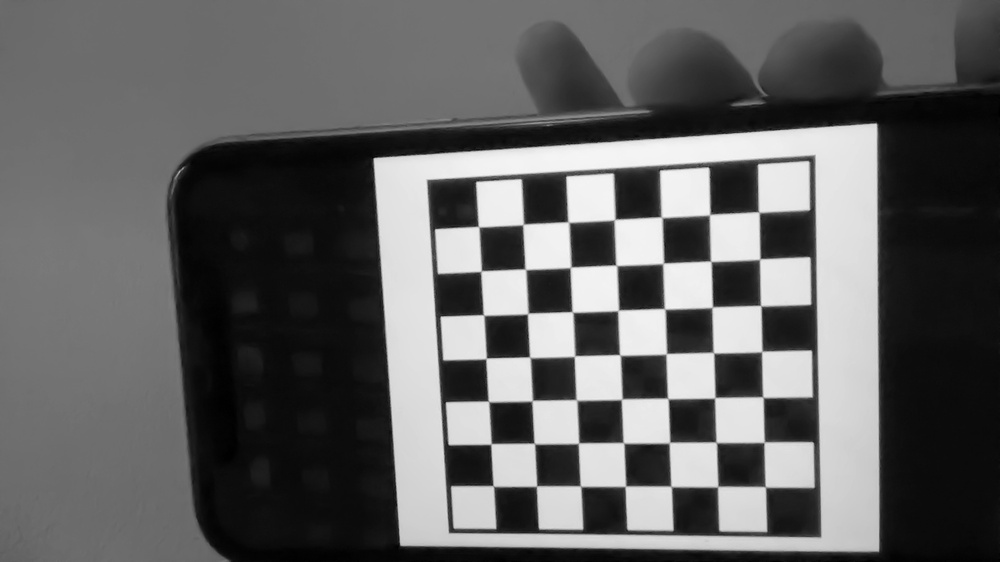
#> input picture images/image_1.jpg, 1000 x 562 px, shrunk from 1920 x 1080 before the run; its folder holds only this picture in this run
$ python utilites.py
#> lines starting #> are read from the running program, lines starting #| are printed output that depends on the picture; after the words box and inside, x2 and y2 are one past the last pixel; in counts of white or black regions, pixels touching at a corner belong together; long printed decimals are rounded
# Import required modules
import cv2
import numpy as np
import os
import glob


CHECKERBOARD = (7, 7)
criteria = (cv2.TERM_CRITERIA_EPS +
			cv2.TERM_CRITERIA_MAX_ITER, 30, 0.001)
objectp3d = np.zeros((CHECKERBOARD[0]
					* CHECKERBOARD[1],
					3), np.float32)
objectp3d[ :, :2] = np.mgrid[0:CHECKERBOARD[0],
							0:CHECKERBOARD[1]].T.reshape(-1, 2)


def find_corners(gray_img):
	ret, corners = cv2.findChessboardCorners(
				gray_img, CHECKERBOARD, None)
	if ret == True:
		corners2 = cv2.cornerSubPix(
			gray_img, corners, (11, 11), (-1, -1), criteria)
		return corners2
	return None


def calibrate_camera() :

	threedpoints = []

	twodpoints = []
	prev_img_shape = None

	images = glob.glob('images/*.jpg')
	print("nb image" , len(images))
	for filename in images:

		image = cv2.imread(filename)
#> image is the input picture: shape (562, 1000, 3); min 0, max 249, mean 97.5
		grayColor = cv2.cvtColor(image, cv2.COLOR_BGR2GRAY)
		ret, corners = cv2.findChessboardCorners(
						grayColor, CHECKERBOARD, None)
#> ret = True; corners = 49 rows, first 8: [759.1, 212.4], [760, 258.7], [760.7, 305.7], [761.9, 351.3], [762.8, 397], [764.1, 442.3], [765.6, 487], [709.5, 214.8]

		if ret == True:

			threedpoints.append(objectp3d)

			corners2 = cv2.cornerSubPix(
				grayColor, corners, (11, 11), (-1, -1), criteria)
#> corners2 = 49 rows, first 8: [758.8, 212.2], [759.8, 259.1], [760.8, 305.7], [761.8, 351.5], [763, 397.3], [764.2, 442.2], [765.4, 486.9], [709.7, 214.6]

			twodpoints.append(corners2)
			cv2.drawChessboardCorners(image,
									CHECKERBOARD,
									corners2, ret)
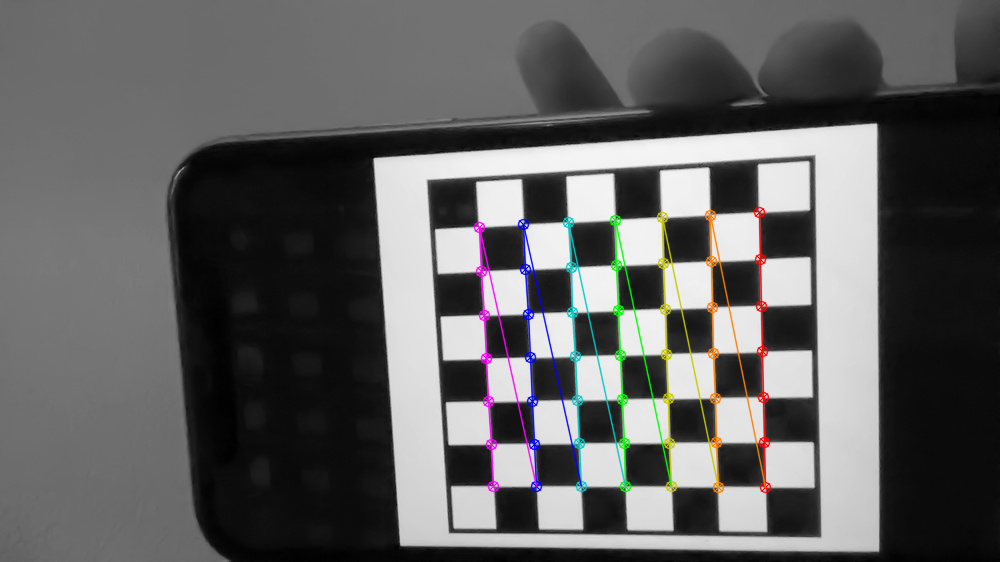
#> image: shape (562, 1000, 3); 2.55% of pixels changed, all inside (x1, y1, x2, y2) = (473, 206, 772, 494)

		cv2.imshow('img', image)
		cv2.waitKey(0)

	cv2.destroyAllWindows()

	ret, matrix, distortion, r_vecs, t_vecs = cv2.calibrateCamera(
		threedpoints, twodpoints, grayColor.shape[::-1], None, None)
#> ret = 0.076; matrix = [[554.5, 0, 516.1], [0, 552.8, 263.7], [0, 0, 1]]; distortion = [[-0.00458, 0.0885, -0.000221, 0.00154, -0.113]]; r_vecs = ([0.138, 0.0255, 1.52],); t_vecs = ([5.12, -1.09, 11.75],)

	file_path = os.path.join(os.getcwd() , "calibration.npz")
	np.savez(file_path ,
		  K = matrix,
		  dist = distortion
		  )
	return matrix ,distortion, r_vecs, t_vecs


def main() :
	matrix ,distortion, r_vecs, t_vecs = calibrate_camera()
#> matrix = [[554.5, 0, 516.1], [0, 552.8, 263.7], [0, 0, 1]]; distortion = [[-0.00458, 0.0885, -0.000221, 0.00154, -0.113]]; r_vecs = ([0.138, 0.0255, 1.52],); t_vecs = ([5.12, -1.09, 11.75],)
	# Displaying required output
	print(" Camera matrix:")
	print(matrix)
#| [[554.540   0.         516.125]
#|  [  0.         552.832 263.722]
#|  [  0.           0.           1.        ]]

	print("\n Distortion coefficient:")
	print(distortion)
#| [[-0.004579  0.08851  -0.000221  0.001542 -0.1131]]

	print("\n Rotation Vectors:")
	print(r_vecs )
#| (array([[0.1385],
#|        [0.0255],
#|        [1.521]]),)

	print("\n Translation Vectors:")
	print(t_vecs)
#| (array([[ 5.121],
#|        [-1.093],
#|        [11.749]]),)

if __name__ == '__main__' :
	main()

$ run again, on images/image_13.jpg
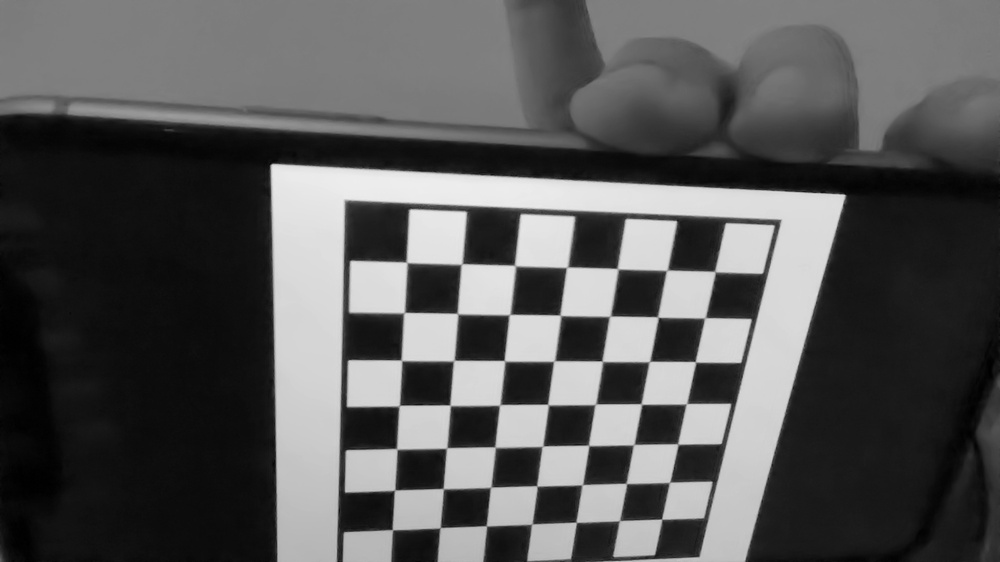
#> input picture images/image_13.jpg, 1000 x 562 px, shrunk from 1920 x 1080 before the run
#> in calibrate_camera, image is the input picture: shape (562, 1000, 3); min 0, max 238, mean 87.1
#> in calibrate_camera, `ret, corners = cv2.findChessboardCorners( grayColor, CHECKERBOARD, None)`: ret = True; corners = 49 rows, first 8: [406.5, 262.2], [462.1, 263.6], [514.2, 265.1], [566.3, 267.6], [617.1, 268.4], [666.2, 270.8], [714.5, 271.2], [404.7, 312.2]
#> corners2 = 49 rows, first 8: [406.6, 262.3], [461.5, 264], [514.9, 265.5], [567, 267.3], [617.6, 268.8], [666.9, 270.2], [715, 271.6], [404.1, 312.6]
#> in calibrate_camera, `cv2.drawChessboardCorners(image, CHECKERBOARD, corners2, ret)`:
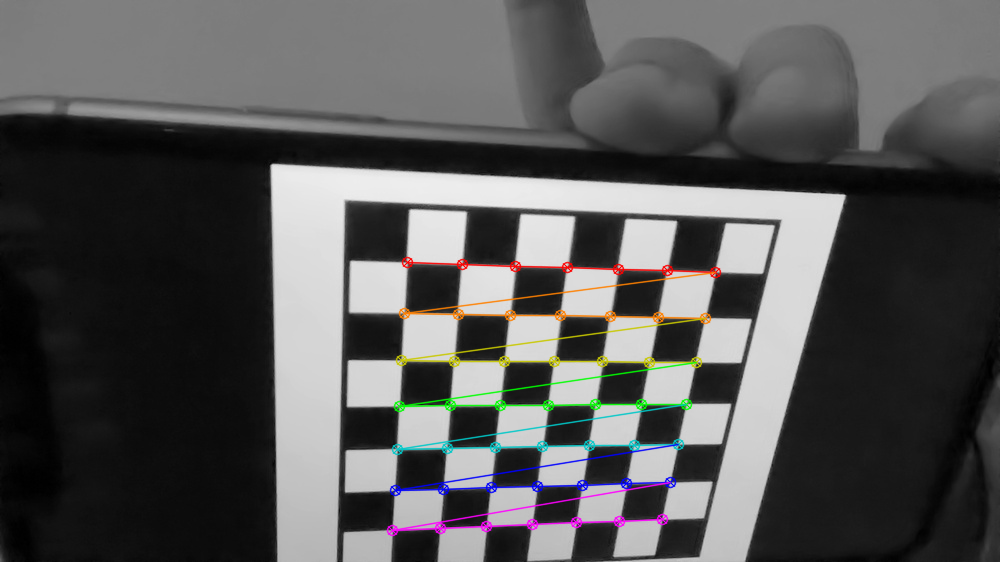
#> image: shape (562, 1000, 3); 2.71% of pixels changed, all inside (x1, y1, x2, y2) = (386, 256, 722, 537)
#> in calibrate_camera, `ret, matrix, distortion, r_vecs, t_vecs = cv2.calibrateCamera( threedp..`: ret = 0.0937; matrix = [[712.9, 0, 502.1], [0, 714.1, 261.5], [0, 0, 1]]; distortion = [[-0.00489, 0.37, -0.000679, 0.00121, -1.24]]; r_vecs = ([0.367, -0.182, 0.0653],); t_vecs = ([-1.72, 0.0155, 12.86],)
#> in main, `matrix ,distortion, r_vecs, t_vecs = calibrate_camera()`: matrix = [[712.9, 0, 502.1], [0, 714.1, 261.5], [0, 0, 1]]; distortion = [[-0.00489, 0.37, -0.000679, 0.00121, -1.24]]; r_vecs = ([0.367, -0.182, 0.0653],); t_vecs = ([-1.72, 0.0155, 12.86],)
#| [[712.862   0.         502.117]
#|  [  0.         714.131 261.500]
#|  [  0.           0.           1.        ]]
#| [[-4.88952698e-03  3.69905856e-01 -6.78649971e-04  1.20660972e-03
#|   -1.23730766e+00]]
#| (array([[ 0.3673 ],
#|        [-0.1822],
#|        [ 0.06533]]),)
#| (array([[-1.722],
#|        [ 0.01549],
#|        [12.858]]),)

$ run again, on images/image_14.jpg
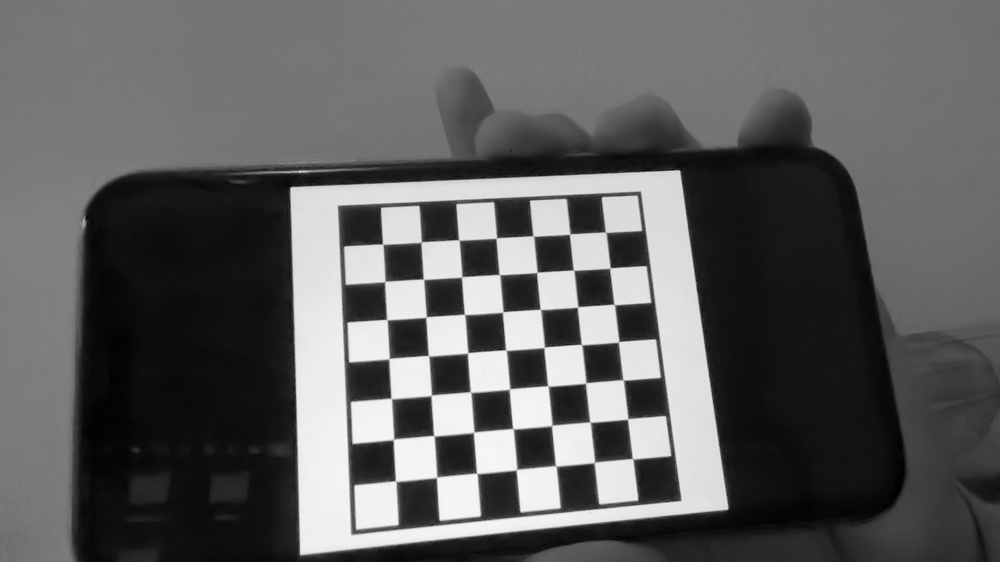
#> input picture images/image_14.jpg, 1000 x 562 px, shrunk from 1920 x 1080 before the run
#> in calibrate_camera, image is the input picture: shape (562, 1000, 3); min 0, max 251, mean 94.9
#> in calibrate_camera, `ret, corners = cv2.findChessboardCorners( grayColor, CHECKERBOARD, None)`: ret = True; corners = 49 rows, first 8: [605.3, 231.8], [610.3, 267.7], [614, 304.4], [618.4, 341.9], [623.2, 379.9], [627.6, 419.1], [632.4, 458.5], [569.6, 234.2]
#> corners2 = 49 rows, first 8: [605.6, 232.2], [609.9, 268.1], [614.3, 304.5], [618.7, 341.8], [623.2, 379.9], [627.7, 418.8], [632.7, 458.8], [569.7, 234.1]
#> in calibrate_camera, `cv2.drawChessboardCorners(image, CHECKERBOARD, corners2, ret)`:
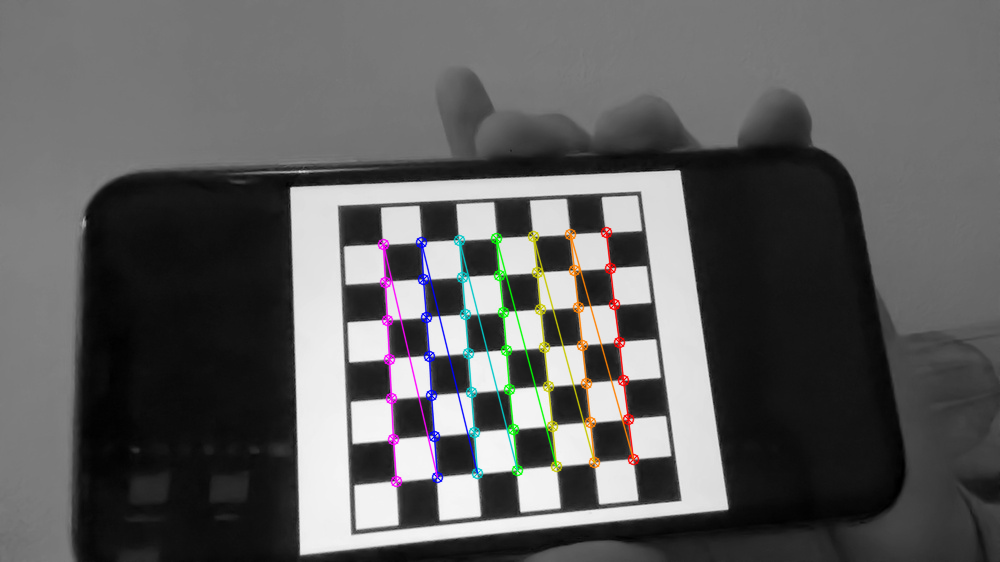
#> image: shape (562, 1000, 3); 2.29% of pixels changed, all inside (x1, y1, x2, y2) = (377, 226, 640, 488)
#> in calibrate_camera, `ret, matrix, distortion, r_vecs, t_vecs = cv2.calibrateCamera( threedp..`: ret = 0.0752; matrix = [[837.3, 0, 510.1], [0, 834.9, 246.4], [0, 0, 1]]; distortion = [[-0.0851, 1.06, 0.0023, 0.002, -3.35]]; r_vecs = ([-0.293, 0.0748, 1.49],); t_vecs = ([2.59, -0.388, 22.73],)
#> in main, `matrix ,distortion, r_vecs, t_vecs = calibrate_camera()`: matrix = [[837.3, 0, 510.1], [0, 834.9, 246.4], [0, 0, 1]]; distortion = [[-0.0851, 1.06, 0.0023, 0.002, -3.35]]; r_vecs = ([-0.293, 0.0748, 1.49],); t_vecs = ([2.59, -0.388, 22.73],)
#| [[837.349   0.         510.112 ]
#|  [  0.         834.865 246.380]
#|  [  0.           0.           1.        ]]
#| [[-8.51237204e-02  1.06350151e+00  2.29942535e-03  2.00472046e-03
#|   -3.35341765e+00]]
#| (array([[-0.2934],
#|        [ 0.07479],
#|        [ 1.488]]),)
#| (array([[ 2.595],
#|        [-0.3878],
#|        [22.730]]),)

$ run again, on images/image_15.jpg
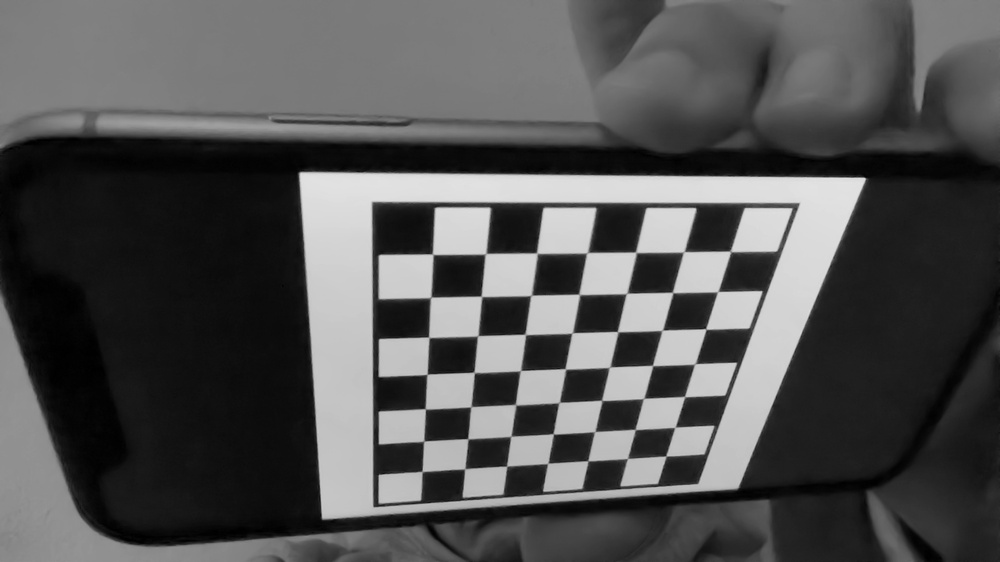
#> input picture images/image_15.jpg, 1000 x 562 px, shrunk from 1920 x 1080 before the run
#> in calibrate_camera, image is the input picture: shape (562, 1000, 3); min 0, max 228, mean 82.9
#> in calibrate_camera, `ret, corners = cv2.findChessboardCorners( grayColor, CHECKERBOARD, None)`: ret = True; corners = 49 rows, first 8: [432.6, 254.2], [486.2, 253.2], [536.6, 252.7], [587.1, 252.7], [635.5, 251.9], [684.4, 251.4], [730, 251], [431.2, 296.9]
#> corners2 = 49 rows, first 8: [432.7, 254.2], [485.5, 253.8], [536.9, 253.2], [587.1, 252.7], [635.9, 252.3], [683.8, 251.8], [730.5, 251.3], [430.6, 297.4]
#> in calibrate_camera, `cv2.drawChessboardCorners(image, CHECKERBOARD, corners2, ret)`:
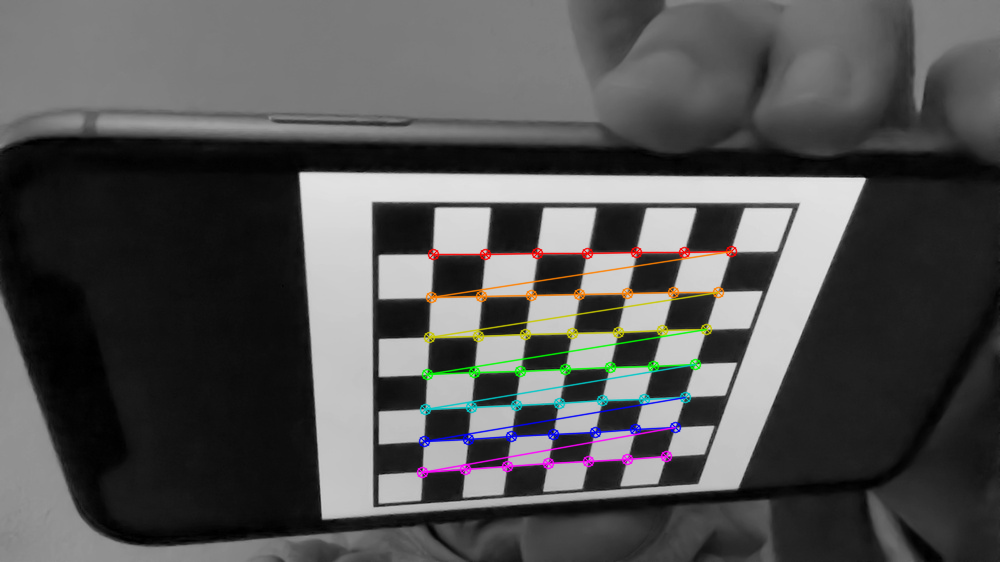
#> image: shape (562, 1000, 3); 2.55% of pixels changed, all inside (x1, y1, x2, y2) = (416, 245, 738, 479)
#> in calibrate_camera, `ret, matrix, distortion, r_vecs, t_vecs = cv2.calibrateCamera( threedp..`: ret = 0.0838; matrix = [[693.5, 0, 483.4], [0, 675.7, 269.1], [0, 0, 1]]; distortion = [[0.0227, 0.0892, 0.000321, -0.0019, -0.565]]; r_vecs = ([0.559, -0.17, 0.0343],); t_vecs = ([-0.945, -0.284, 12.94],)
#> in main, `matrix ,distortion, r_vecs, t_vecs = calibrate_camera()`: matrix = [[693.5, 0, 483.4], [0, 675.7, 269.1], [0, 0, 1]]; distortion = [[0.0227, 0.0892, 0.000321, -0.0019, -0.565]]; r_vecs = ([0.559, -0.17, 0.0343],); t_vecs = ([-0.945, -0.284, 12.94],)
#| [[693.455   0.         483.439]
#|  [  0.         675.670  269.087]
#|  [  0.           0.           1.        ]]
#| [[ 2.27079322e-02  8.91815586e-02  3.20569016e-04 -1.89680384e-03
#|   -5.64824467e-01]]
#| (array([[ 0.5586],
#|        [-0.1703],
#|        [ 0.03428]]),)
#| (array([[-0.9453],
#|        [-0.2836],
#|        [12.938]]),)

$ run again, on images/image_10.jpg
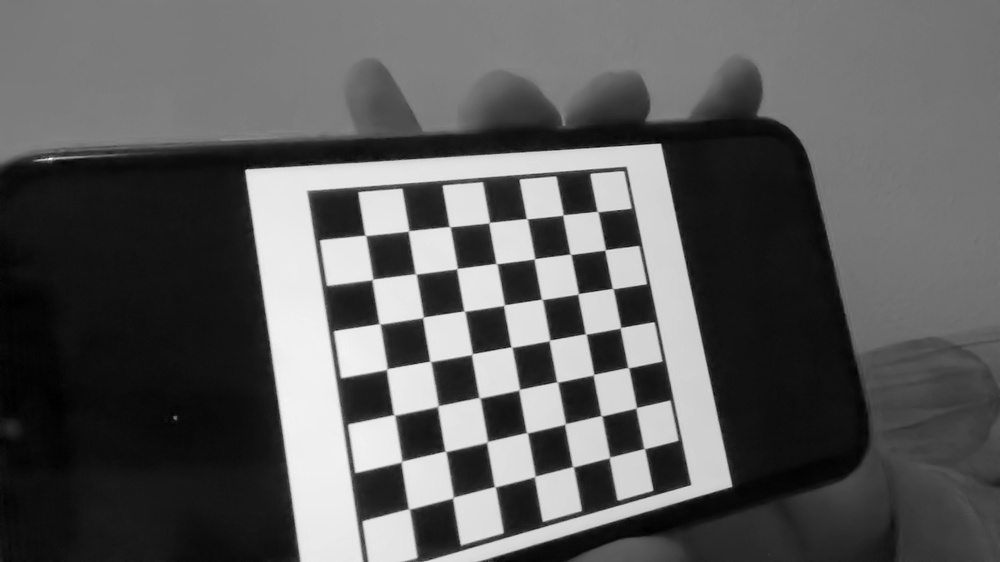
#> input picture images/image_10.jpg, 1000 x 562 px, shrunk from 1920 x 1080 before the run
#> in calibrate_camera, image is the input picture: shape (562, 1000, 3); min 0, max 245, mean 92.4
#> in calibrate_camera, `ret, corners = cv2.findChessboardCorners( grayColor, CHECKERBOARD, None)`: ret = True; corners = 49 rows, first 8: [597.3, 211.3], [605, 250], [612.8, 288.6], [620.4, 327.6], [628.3, 367.7], [636.3, 407.7], [644.1, 448.5], [563, 214.9]
#> corners2 = 49 rows, first 8: [597.6, 211.5], [605.2, 249.9], [612.7, 288.6], [620.5, 327.8], [628.3, 367.6], [636.2, 407.8], [644.2, 448.6], [563, 214.9]
#> in calibrate_camera, `cv2.drawChessboardCorners(image, CHECKERBOARD, corners2, ret)`:
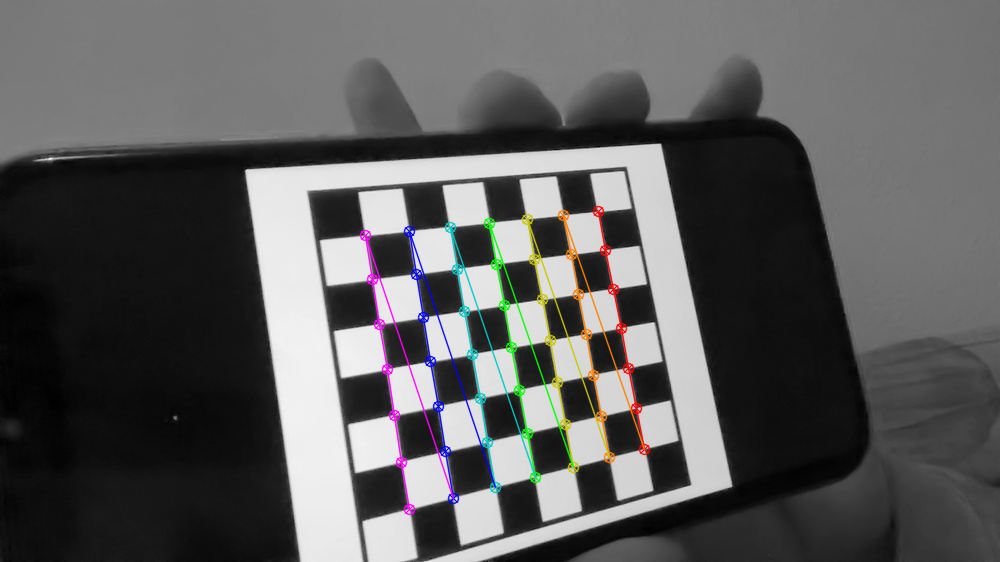
#> image: shape (562, 1000, 3); 2.43% of pixels changed, all inside (x1, y1, x2, y2) = (359, 205, 651, 516)
#> in calibrate_camera, `ret, matrix, distortion, r_vecs, t_vecs = cv2.calibrateCamera( threedp..`: ret = 0.0774; matrix = [[774, 0, 517.6], [0, 776.2, 267.4], [0, 0, 1]]; distortion = [[-0.0973, 1.62, -0.000125, -0.00142, -6.64]]; r_vecs = ([-0.432, -0.197, 1.39],); t_vecs = ([2.04, -1.42, 19.69],)
#> in main, `matrix ,distortion, r_vecs, t_vecs = calibrate_camera()`: matrix = [[774, 0, 517.6], [0, 776.2, 267.4], [0, 0, 1]]; distortion = [[-0.0973, 1.62, -0.000125, -0.00142, -6.64]]; r_vecs = ([-0.432, -0.197, 1.39],); t_vecs = ([2.04, -1.42, 19.69],)
#| [[774.017   0.         517.633]
#|  [  0.         776.225 267.385]
#|  [  0.           0.           1.        ]]
#| [[-9.72627301e-02  1.61742530e+00 -1.25371684e-04 -1.41752050e-03
#|   -6.64071868e+00]]
#| (array([[-0.4319 ],
#|        [-0.197],
#|        [ 1.390]]),)
#| (array([[ 2.037],
#|        [-1.421],
#|        [19.691]]),)
